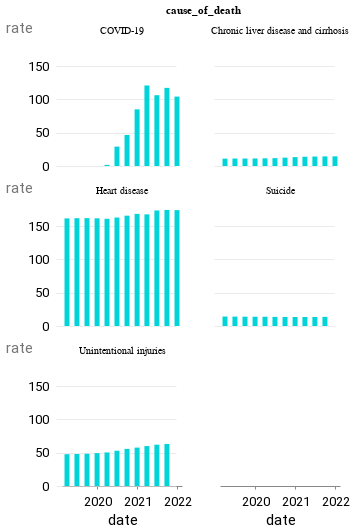

Notebook source saved alongside this figure:
### Code cell
alt.Chart(causes_of_interest_slim).mark_bar().encode(
    x=alt.X("date"), y=alt.Y("rate")
).properties(width=120, height=120).facet(
    facet=alt.Facet("cause_of_death:O"), columns=2
)

### Figure 1 — Vega-Lite specification as saved in the notebook (floating-point values rounded to 4 significant figures)
{"config": {"view": {"width": 800, "height": 450, "strokeOpacity": 0}, "background": "#ffffff", "title": {"anchor": "start", "font": "Summit Sans", "fontColor": "palette[\"black\"]", "fontSize": 18, "fontWeight": "normal"}, "arc": {"fill": "#00d4d8"}, "area": {"fill": "#00d4d8"}, "line": {"stroke": "#00d4d8", "strokeWidth": 3}, "path": {"stroke": "#00d4d8"}, "rect": {"fill": "#00d4d8"}, "shape": {"stroke": "#00d4d8"}, "bar": {"fill": "#00d4d8"}, "point": {"stroke": "#00d4d8"}, "symbol": {"fill": "#00d4d8", "size": 30}, "axis": {"titleFont": "Roboto", "titleFontSize": 15, "titleFontWeight": "normal", "labelFont": "Roboto, sans", "labelFontSize": 13, "labelFontWeight": "normal"}, "axisX": {"labelAngle": 0, "labelPadding": 6, "tickSize": 3, "grid": false}, "axisY": {"labelBaseline": "middle", "maxExtent": 45, "minExtent": 45, "titleAlign": "left", "titleAngle": 0, "titleX": -45, "titleY": -11, "domainOpacity": 0, "gridWidth": 0.6, "gridColor": "#dddddd", "offset": 6, "tickSize": 0, "titleColor": "#767676"}, "legend": {"titleFont": "Roboto", "titleFontSize": 15, "titleFontWeight": "normal", "symbolType": "square", "labelFont": "Roboto, sans", "labelFontSize": 13}, "range": {"category": ["#005f66", "#e37e2d", "#d64a3b", "#76b0ef", "#c1bc40"], "diverging": ["#e68a4f", "#f4bb6a", "#f9e39c", "#dadfe2", "#a6b7c6", "#849eae"], "heatmap": ["#7ff6f6", "#00eeef", "#00d4d8", "#00abb2", "#00848b", "#fbf2c7", "#00363d"], "ordinal": ["#7ff6f6", "#00eeef", "#00d4d8", "#00abb2", "#00848b", "#fbf2c7", "#00363d"], "ramp": ["#7ff6f6", "#00eeef", "#00d4d8", "#00abb2", "#00848b", "#fbf2c7", "#00363d"]}}, "data": {"name": "data-55e72abb5a99d0c2f55e4d4a27b67a0d"}, "facet": {"field": "cause_of_death", "type": "ordinal"}, "spec": {"mark": "bar", "encoding": {"x": {"field": "date", "type": "temporal"}, "y": {"field": "rate", "type": "quantitative"}}, "height": 120, "width": 120}, "columns": 2, "$schema": "https://vega.github.io/schema/vega-lite/v4.17.0.json", "datasets": {"data-55e72abb5a99d0c2f55e4d4a27b67a0d": [{"date": "2019-03-31T00:00:00", "cause_of_death": "Chronic liver disease and cirrhosis", "rate": 11.0}, {"date": "2019-03-31T00:00:00", "cause_of_death": "Heart disease", "rate": 161.4}, {"date": "2019-03-31T00:00:00", "cause_of_death": "Suicide", "rate": 14.2}, {"date": "2019-03-31T00:00:00", "cause_of_death": "Unintentional injuries", "rate": 47.7}, {"date": "2019-06-30T00:00:00", "cause_of_death": "Chronic liver disease and cirrhosis", "rate": 11.2}, {"date": "2019-06-30T00:00:00", "cause_of_death": "Heart disease", "rate": 161.7}, {"date": "2019-06-30T00:00:00", "cause_of_death": "Suicide", "rate": 14.1}, {"date": "2019-06-30T00:00:00", "cause_of_death": "Unintentional injuries", "rate": 48.0}, {"date": "2019-09-30T00:00:00", "cause_of_death": "Chronic liver disease and cirrhosis", "rate": 11.2}, {"date": "2019-09-30T00:00:00", "cause_of_death": "Heart disease", "rate": 161.8}, {"date": "2019-09-30T00:00:00", "cause_of_death": "Suicide", "rate": 14.0}, {"date": "2019-09-30T00:00:00", "cause_of_death": "Unintentional injuries", "rate": 48.4}, {"date": "2019-12-31T00:00:00", "cause_of_death": "Chronic liver disease and cirrhosis", "rate": 11.3}, {"date": "2019-12-31T00:00:00", "cause_of_death": "Heart disease", "rate": 161.5}, {"date": "2019-12-31T00:00:00", "cause_of_death": "Suicide", "rate": 13.9}, {"date": "2019-12-31T00:00:00", "cause_of_death": "Unintentional injuries", "rate": 49.3}, {"date": "2020-03-31T00:00:00", "cause_of_death": "COVID-19", "rate": 1.7}, {"date": "2020-03-31T00:00:00", "cause_of_death": "Chronic liver disease and cirrhosis", "rate": 11.5}, {"date": "2020-03-31T00:00:00", "cause_of_death": "Heart disease", "rate": 160.8}, {"date": "2020-03-31T00:00:00", "cause_of_death": "Suicide", "rate": 13.9}, {"date": "2020-03-31T00:00:00", "cause_of_death": "Unintentional injuries", "rate": 50.3}, {"date": "2020-06-30T00:00:00", "cause_of_death": "COVID-19", "rate": 29.1}, {"date": "2020-06-30T00:00:00", "cause_of_death": "Chronic liver disease and cirrhosis", "rate": 11.8}, {"date": "2020-06-30T00:00:00", "cause_of_death": "Heart disease", "rate": 162.7}, {"date": "2020-06-30T00:00:00", "cause_of_death": "Suicide", "rate": 13.7}, {"date": "2020-06-30T00:00:00", "cause_of_death": "Unintentional injuries", "rate": 52.9}, {"date": "2020-09-30T00:00:00", "cause_of_death": "COVID-19", "rate": 46.5}, {"date": "2020-09-30T00:00:00", "cause_of_death": "Chronic liver disease and cirrhosis", "rate": 12.5}, {"date": "2020-09-30T00:00:00", "cause_of_death": "Heart disease", "rate": 165.5}, {"date": "2020-09-30T00:00:00", "cause_of_death": "Suicide", "rate": 13.6}, {"date": "2020-09-30T00:00:00", "cause_of_death": "Unintentional injuries", "rate": 55.7}, {"date": "2020-12-31T00:00:00", "cause_of_death": "COVID-19", "rate": 85.0}, {"date": "2020-12-31T00:00:00", "cause_of_death": "Chronic liver disease and cirrhosis", "rate": 13.3}, {"date": "2020-12-31T00:00:00", "cause_of_death": "Heart disease", "rate": 168.2}, {"date": "2020-12-31T00:00:00", "cause_of_death": "Suicide", "rate": 13.5}, {"date": "2020-12-31T00:00:00", "cause_of_death": "Unintentional injuries", "rate": 57.6}, {"date": "2021-03-31T00:00:00", "cause_of_death": "COVID-19", "rate": 120.8}, {"date": "2021-03-31T00:00:00", "cause_of_death": "Chronic liver disease and cirrhosis", "rate": 13.9}, {"date": "2021-03-31T00:00:00", "cause_of_death": "Heart disease", "rate": 167.5}, {"date": "2021-03-31T00:00:00", "cause_of_death": "Suicide", "rate": 13.5}, {"date": "2021-03-31T00:00:00", "cause_of_death": "Unintentional injuries", "rate": 59.9}, {"date": "2021-06-30T00:00:00", "cause_of_death": "COVID-19", "rate": 106.2}, {"date": "2021-06-30T00:00:00", "cause_of_death": "Chronic liver disease and cirrhosis", "rate": 14.2}, {"date": "2021-06-30T00:00:00", "cause_of_death": "Heart disease", "rate": 173.3}, {"date": "2021-06-30T00:00:00", "cause_of_death": "Suicide", "rate": 13.6}, {"date": "2021-06-30T00:00:00", "cause_of_death": "Unintentional injuries", "rate": 62.0}, {"date": "2021-09-30T00:00:00", "cause_of_death": "COVID-19", "rate": 117.2}, {"date": "2021-09-30T00:00:00", "cause_of_death": "Chronic liver disease and cirrhosis", "rate": 14.4}, {"date": "2021-09-30T00:00:00", "cause_of_death": "Heart disease", "rate": 174.1}, {"date": "2021-09-30T00:00:00", "cause_of_death": "Suicide", "rate": 13.7}, {"date": "2021-09-30T00:00:00", "cause_of_death": "Unintentional injuries", "rate": 63.1}, {"date": "2021-12-31T00:00:00", "cause_of_death": "COVID-19", "rate": 104.1}, {"date": "2021-12-31T00:00:00", "cause_of_death": "Chronic liver disease and cirrhosis", "rate": 14.5}, {"date": "2021-12-31T00:00:00", "cause_of_death": "Heart disease", "rate": 173.8}]}}
